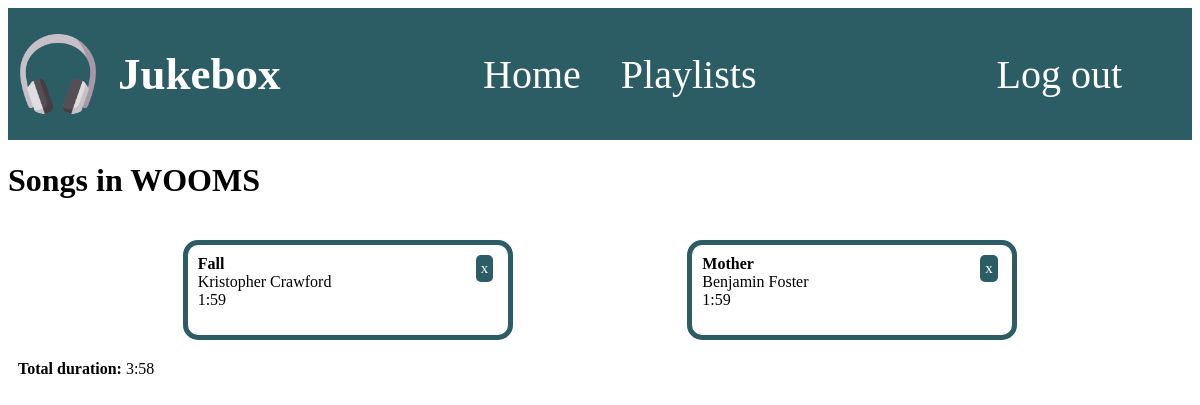
The page /app/playlist/33/ (signed in) on the database its author committed.
### app/models.py (models this page shows, shortened)
class Playlist(models.Model):
    name = models.CharField(max_length=255)
    songs = models.ManyToManyField(Song, default=None, blank=True)
    owner = models.ForeignKey(settings.AUTH_USER_MODEL, on_delete=models.CASCADE, blank=True, null=True)

class Song(models.Model):
    title = models.CharField(max_length=255)
    artist = models.CharField(max_length=255)
    genre = models.ForeignKey(Genre, on_delete=models.CASCADE)
    duration = models.IntegerField(default=0)

### app/views.py (the view)
# urls.py: path('playlist/<int:playlist_id>/', views.playlist_detail, name='playlist_detail'),
@login_required(login_url='Home')
def playlist_detail(request, playlist_id):
    duration = 0
    playlist = get_object_or_404(Playlist, id=playlist_id)
    songs = playlist.songs.all()
    for song in songs:
        duration += song.duration
    return render(request, 'app/playlist_detail.html', {'playlist': playlist, 'songs': songs, 'duration': duration})

### app/templatetags/operations.py (called while the page is built)
@register.filter
def seconds_to_minutes(value):
    minutes = value // 60
    seconds = value % 60
    return f'{minutes}:{seconds:02d}'

@register.filter
def cut(value):
    x = value.rstrip("...")
    return x

### app/templates/app/playlist_detail.html (shortened to what this page needs)
{% extends 'app/home.html' %}
{% load operations %}
{% load static %}
{% block content %}
<h1>Songs in {{playlist.name}}</h1>
<div class="song_parent">
    {% for song in songs %}
        <div class="Song_box">
            <a href="{% url 'remove_song' playlist.id song.id %}" class="add_btn"> x </a>
            <div class="song_details">
                <strong>{{ song.title|cut }}</strong>
                <br>
                {{ song.artist }}
                <br>
                {{ song.duration|seconds_to_minutes }}
            </div>
        </div>
    {% empty %}
        No songs available in this genre.
    {% endfor %}
</div>
<div class="duration">
   <strong>Total duration: </strong>
    {{ duration|seconds_to_minutes }}
</div>
{% endblock %}

### static/css/home.css (style rules this page uses)
a { text-decoration: none; color: white; font-size:40px; margin-right: 40px; }
.song_parent { display: flex; flex-direction: row; flex-wrap: wrap; justify-content: space-evenly; }
.Song_box { position: relative; margin-top: 20px; border: 5px solid #2c5c64; border-radius: 15px; height: 70px; width: 300px; padding: 10px; }
.add_btn { position: absolute; top: 10px; left: 90%; background-color: #2c5c64; color: white; border: none; border-radius: 5px; padding: 5px; cursor: pointer; font-size: 15px; }
.song_details { padding-right: 50px; }
.duration { margin-left: 10px; margin-top: 20px; }

### rows shown on the page
Playlist: name "WOOMS"
Song: title "Fall", artist "Kristopher Crawford", duration|seconds_to_minutes "1:59"
Song: title "Mother", artist "Benjamin Foster", duration|seconds_to_minutes "1:59"

### other values the page prints
{{ duration|seconds_to_minutes }} "3:58"
